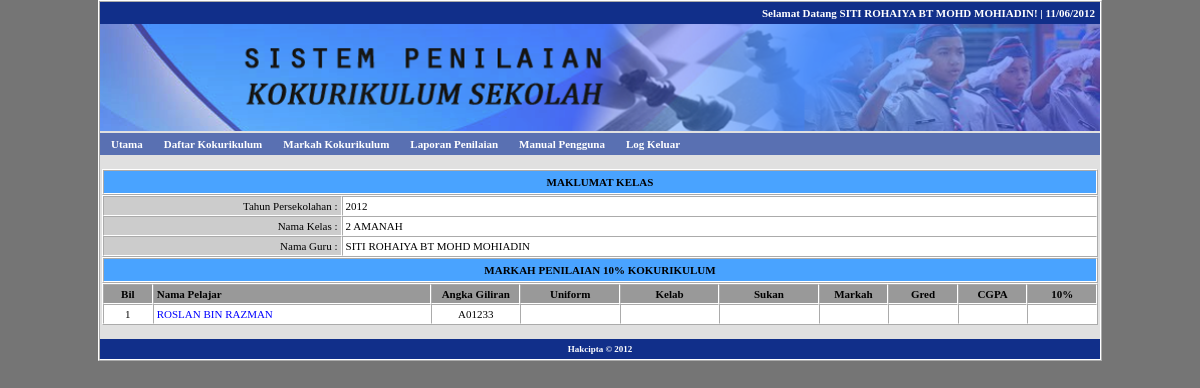
Screenshot of /laporan.php?menu=senarai (signed in) with the database file from the repository.
### tables this page shows
CREATE TABLE IF NOT EXISTS `user` (
  `uid` int(11) NOT NULL AUTO_INCREMENT,
  `ulevel` int(1) NOT NULL DEFAULT '3',
  `unokp` varchar(12) NOT NULL,
  `upass` varchar(32) NOT NULL,
  `unama` varchar(255) NOT NULL,
  `ujawatan` varchar(255) NOT NULL,
  PRIMARY KEY (`uid`)
);

CREATE TABLE IF NOT EXISTS `tahun` (
  `tid` int(11) NOT NULL AUTO_INCREMENT,
  `tahun` int(4) NOT NULL,
  PRIMARY KEY (`tid`)
);

CREATE TABLE IF NOT EXISTS `sesikelas` (
  `sidk` int(11) NOT NULL AUTO_INCREMENT,
  `tahun` int(4) NOT NULL,
  `kid` int(11) NOT NULL,
  `unokp` varchar(12) NOT NULL,
  PRIMARY KEY (`sidk`),
  KEY `kid` (`kid`),
  KEY `tahun` (`tahun`)
);

CREATE TABLE IF NOT EXISTS `kelas` (
  `kid` int(11) NOT NULL AUTO_INCREMENT,
  `kelas` varchar(255) NOT NULL,
  PRIMARY KEY (`kid`)
);

CREATE TABLE IF NOT EXISTS `sesipelajar` (
  `sidp` int(11) NOT NULL AUTO_INCREMENT,
  `sidk` int(11) NOT NULL,
  `pnokp` varchar(12) NOT NULL,
  `uniform` int(11) NOT NULL,
  `jawatan1` varchar(255) NOT NULL,
  `jawat1` int(2) NOT NULL,
  `penglibatan1` varchar(255) NOT NULL,
  `libat1` int(2) NOT NULL,
  `pencapaian1` varchar(255) NOT NULL,
  `capai1` int(2) NOT NULL,
  `hadir2` int(2) NOT NULL,
  `hadir3` int(2) NOT NULL,
  `markah1` int(3) NOT NULL,
  `gred1` char(1) NOT NULL,
  `kelab` int(11) NOT NULL,
  `jawatan2` varchar(255) NOT NULL,
  `jawat2` int(2) NOT NULL,
  `penglibatan2` varchar(255) NOT NULL,
  `libat2` int(2) NOT NULL,
  `pencapaian2` varchar(255) NOT NULL,
  `capai2` int(2) NOT NULL,
  `hadir5` int(2) NOT NULL,
  `hadir6` int(2) NOT NULL,
  `markah2` int(3) NOT NULL,
  `gred2` char(1) NOT NULL,
  `sukan` int(11) NOT NULL,
  `jawatan3` varchar(255) NOT NULL,
  `jawat3` int(2) NOT NULL,
  `penglibatan3` varchar(255) NOT NULL,
  `libat3` int(2) NOT NULL,
  `pencapaian3` varchar(255) NOT NULL,
  `capai3` int(2) NOT NULL,
  `hadir8` int(2) NOT NULL,
  `hadir9` int(2) NOT NULL,
  `markah3` int(3) NOT NULL,
  `gred3` char(1) NOT NULL,
  `bonus` varchar(255) NOT NULL,
  `bns` int(2) NOT NULL,
  `markah` varchar(6) NOT NULL,
  `gred` char(1) NOT NULL,
  PRIMARY KEY (`sidp`)
);

CREATE TABLE IF NOT EXISTS `pelajar` (
  `pid` int(11) NOT NULL AUTO_INCREMENT,
  `pnokp` varchar(12) NOT NULL,
  `pnama` varchar(255) NOT NULL,
  `pjantina` varchar(50) NOT NULL,
  `pnogiliran` varchar(50) NOT NULL,
  PRIMARY KEY (`pid`)
);

### inc/fungsi.php (called while the page is built, shortened)
<?php
function semakSlash($input) {
	if(!get_magic_quotes_gpc()) {
		$input = mysql_real_escape_string($input);
	}
	return $input;
}
function input1($str) {
	$str = htmlentities(strtoupper(trim(semakSlash($str))));
	return $str;
}
function output1($str) {
	if(!get_magic_quotes_gpc()) {
		$str = stripslashes($str);
	}
	return $str;
}
if (!empty($_SESSION['user'])) {
	$sm = "SELECT * FROM user
		WHERE unokp = '" . input1($_SESSION['user']) . "'
		ORDER BY unokp ASC
	";
	$dm = mysql_query($sm);
	$tm = mysql_fetch_array($dm);
}
?>

### tmp/laporan_koko2.php (the view, shortened to what this page needs)
<table width="100%" border="0" cellpadding="2" cellspacing="0">
  <tr>
    <td width="100%" align="center" valign="top">
      <br />
      <?php
	  $sx = "SELECT * FROM tahun ORDER BY tahun DESC";
	  $dx = mysql_query($sx);
	  $tx = mysql_fetch_array($dx);
	  $tahun = $tx['tahun'];
	  $sx = "SELECT s.*, k.*
		FROM sesikelas AS s, kelas AS k
		WHERE s.kid = k.kid
		AND s.tahun = '".input1($tahun)."'
		AND s.unokp = '".$tm['unokp']."'
		ORDER BY s.unokp ASC
	  ";
	  $dx = mysql_query($sx);
	  if (mysql_num_rows($dx) == 1) {
		  $tx = mysql_fetch_array($dx);
		  ?>
		  <table width="100%" border="1" cellspacing="0" cellpadding="5">
			<tr>
			  <td align="center" bgcolor="#49A3FF" class="tkmenu2">MAKLUMAT KELAS</td>
			</tr>
		  </table>
		  <table width="100%" border="1" cellspacing="0" cellpadding="3" class="table2">
			<tr>
			  <td width="24%" align="right" valign="middle" bgcolor="#CCCCCC">Tahun Persekolahan :</td>
			  <td width="76%" align="left" valign="middle"><?php echo $tahun; ?></td>
			</tr>
			<tr>
			  <td align="right" valign="middle" bgcolor="#CCCCCC">Nama Kelas :</td>
			  <td align="left" valign="middle"><?php echo $tx['kelas']; ?></td>
			</tr>
			<tr>
			  <td align="right" valign="middle" bgcolor="#CCCCCC">Nama Guru :</td>
			  <td align="left" valign="middle"><?php echo output1($tm['unama']); ?></td>
			</tr>
		  </table>
          <table width="100%" border="1" cellspacing="0" cellpadding="5">
            <tr>
              <td align="center" bgcolor="#49A3FF" class="tkmenu2">MARKAH PENILAIAN 10% KOKURIKULUM</td>
            </tr>
          </table>
          <table width="100%" border="1" cellspacing="0" cellpadding="3" class="table2">
            <tr class="tkmenu2">
              <td width="5%" align="center" valign="middle" bgcolor="#999999">Bil</td>
              <td width="28%" align="left" valign="middle" bgcolor="#999999">Nama Pelajar</td>
              <td width="9%" align="center" valign="middle" bgcolor="#999999">Angka Giliran</td>
              <td width="10%" align="center" valign="middle" bgcolor="#999999">Uniform</td>
              <td width="10%" align="center" valign="middle" bgcolor="#999999">Kelab</td>
              <td width="10%" align="center" valign="middle" bgcolor="#999999">Sukan</td>
              <td width="7%" align="center" valign="middle" bgcolor="#999999">Markah</td>
              <td width="7%" align="center" valign="middle" bgcolor="#999999">Gred</td>
              <td width="7%" align="center" valign="middle" bgcolor="#999999">CGPA</td>
              <td width="7%" align="center" valign="middle" bgcolor="#999999">10%</td>
            </tr>
            <?php
			$s = "SELECT s.*, p.*
				FROM sesipelajar AS s, pelajar AS p
				WHERE s.pnokp = p.pnokp
				AND s.sidk = '".$tx['sidk']."'
				ORDER BY p.pnama ASC
			";
            $d = mysql_query($s);
            $n = 0;
            while ($t = mysql_fetch_array($d)) {
                $n = $n + 1;
                ?>
                <tr>
                  <td align="center" valign="top"><?php echo $n; ?></td>
                  <td align="left" valign="top"><a href="laporan.php?menu=pelajar&id=<?php echo $t['pnokp']; ?>&tahun=<?php echo $tahun; ?>"><?php echo output1($t['pnama']); ?></a></td>
                  <td align="center" valign="top"><?php if (!empty($t['pnogiliran'])) { echo output1($t['pnogiliran']); } else { echo "&nbsp;"; } ?></td>
                  <td align="center" valign="top">
                  </td>
                  <td align="center" valign="top">
                  </td>
                  <td align="center" valign="top">
                  </td>
                  <td align="center" valign="top"><?php if (!empty($t['markah'])) { echo output1($t['markah']); } else { echo "&nbsp;"; } ?></td>
                  <td align="center" valign="top"><?php if (!empty($t['markah'])) { echo output1($t['gred']); } else { echo "&nbsp;"; } ?></td>
                  <td align="center" valign="top">
                    <?php
                    $cgpa = 0;
                    ?>
                  </td>
                  <td align="center" valign="top"><?php if (!empty($cgpa)) { echo round($cgpa * 0.1,2); } else { echo "&nbsp;"; } ?></td>
                </tr>
            <?php
            }
                ?>
		  </table>
      <?php
	  }
	  ?>
    <br></td>
  </tr>
</table>

### tmp/header.php (shortened to what this page needs)
<!DOCTYPE HTML>
<html>
<head>
<link rel="stylesheet" type="text/css" href="files/style.css">
</head>
<body>
<table width="1000" border="1" align="center" cellpadding="0" cellspacing="0">
  <tr>
    <td>
    <table width="100%" border="0" cellpadding="5" cellspacing="0">
      <tr>
        <td align="right" bgcolor="#112F8A" class="tkmenu">Selamat Datang<?php if (isset($_SESSION['user'])) { echo " " . output1($tm['unama']); } ?>! | <?php echo date("d/m/Y"); ?> </td>
      </tr>
    </table>
    <table width="100%" border="0" cellpadding="0" cellspacing="0">
      <tr>
        <td align="center"><img src="files/banner.png" width="1000"></td>
      </tr>
    </table>
    <table width="100%" border="0" cellpadding="5" cellspacing="0">
      <tr>
        <td align="left" bgcolor="#5970B2" class="tkmenu">
			<ul id="sddm">
				<li><a href="index.php" onmouseover="mopen('m1')" onmouseout="mclosetime()">Utama</a></li>
                <?php
				if (isset($_SESSION['user'])) {
					?>
                    <li><a href="daftar.php?menu=senarai" onmouseover="mopen('m2')" onmouseout="mclosetime()">Daftar Kokurikulum</a></li>
                    <li><a href="markah.php?menu=senarai" onmouseover="mopen('m3')" onmouseout="mclosetime()">Markah Kokurikulum</a></li>
                    <li><a href="laporan.php?menu=senarai" onmouseover="mopen('m4')" onmouseout="mclosetime()">Laporan Penilaian</a></li>
                <?php
				}
				?>
				<li><a href="manual.php" onmouseover="mopen('m6')" onmouseout="mclosetime()">Manual Pengguna</a></li>
                <?php
				if (isset($_SESSION['user'])) {
						?>
					<li><a href="profil.php?menu=logout" onmouseover="mopen('m8')" onmouseout="mclosetime()">Log Keluar</a></li>
                <?php
				}
				?>
			</ul>
        </td>
      </tr>
    </table>

### files/style.css (style rules this page uses)
BODY { background: #757575; color: #000000; font-size: 11px; font-family: Tahoma, Verdana; margin: 0px; }
A:link { color: #0000FF; text-decoration: none; }
TABLE { background: #E0E0E0; border-color: #FFFFFF; }
.table2 { background: #FFFFFF; }
.tkmenu { font-weight: bold; color: #FFFFFF; }
.tkmenu2 { font-weight: bold; }
#sddm { margin: 0 -4px; padding: 0; z-index: 30 }
#sddm li { margin: 0; padding: 0; list-style: none; float: left; }
#sddm li a { margin: 0 1px 0 0; padding: 4px 10px; width: 70px; background: #5970B2; color: #FFFFFF; text-align: center; text-decoration: none }

### rows the page displays
user: unama "SITI ROHAIYA BT MOHD MOHIADIN"
tahun: tahun "2012"
sesikelas: kid.kelas "2 AMANAH"
sesipelajar: pelajar.pnama "ROSLAN BIN RAZMAN", pelajar.pnogiliran "A01233"
